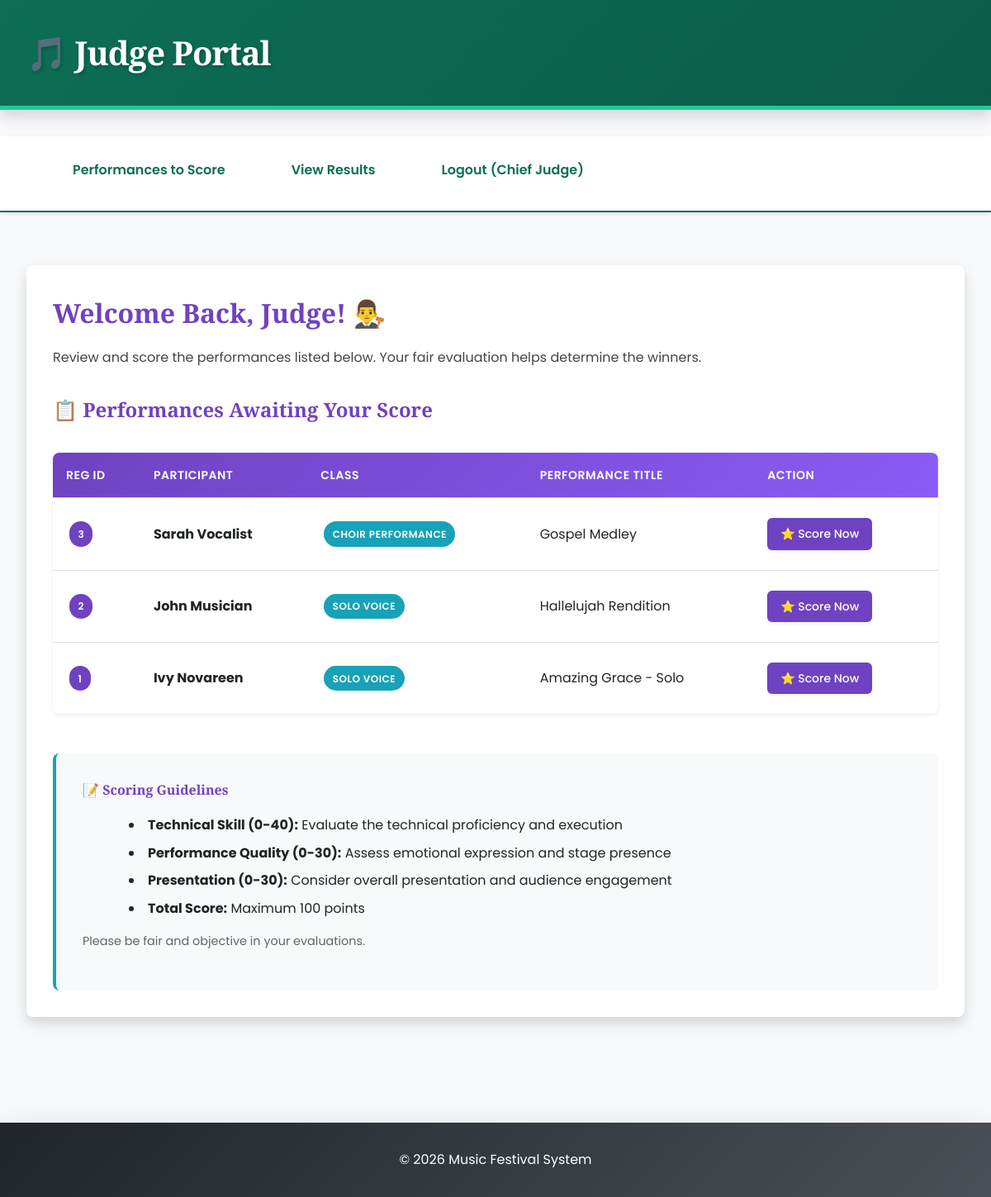
The app's page /judge_portal.php (signed in) with its own data.
### tables this page shows
CREATE TABLE IF NOT EXISTS registration (
  reg_id INT(11) NOT NULL AUTO_INCREMENT,
  user_id INT(11) NOT NULL,
  class_id INT(11) NOT NULL,
  performance_title VARCHAR(150) NOT NULL,
  performance_description TEXT,
  duration_minutes INT(11),
  song_artist VARCHAR(100),
  genre VARCHAR(50),
  reg_date DATETIME DEFAULT CURRENT_TIMESTAMP,
  status ENUM('Pending','Approved','Rejected','Cancelled') DEFAULT 'Pending',
  rejection_reason VARCHAR(255),
  notes TEXT,
  PRIMARY KEY (reg_id),
  FOREIGN KEY (user_id) REFERENCES users(user_id) ON DELETE CASCADE ON UPDATE CASCADE,
  FOREIGN KEY (class_id) REFERENCES classes(class_id) ON DELETE CASCADE ON UPDATE CASCADE,
  KEY idx_user_id (user_id),
  KEY idx_class_id (class_id),
  KEY idx_status (status),
  KEY idx_reg_date (reg_date)
);

CREATE TABLE IF NOT EXISTS users (
  user_id INT(11) NOT NULL AUTO_INCREMENT,
  full_name VARCHAR(100) NOT NULL,
  email VARCHAR(100) NOT NULL UNIQUE,
  password VARCHAR(255) NOT NULL,
  role ENUM('admin','participant','judge') DEFAULT 'participant',
  phone VARCHAR(20),
  address VARCHAR(255),
  city VARCHAR(50),
  state VARCHAR(50),
  country VARCHAR(50),
  bio TEXT,
  profile_pic VARCHAR(255),
  is_active TINYINT(1) DEFAULT 1,
  last_login DATETIME,
  date_created TIMESTAMP DEFAULT CURRENT_TIMESTAMP,
  date_updated TIMESTAMP DEFAULT CURRENT_TIMESTAMP ON UPDATE CURRENT_TIMESTAMP,
  PRIMARY KEY (user_id),
  UNIQUE KEY unique_email (email),
  KEY idx_role (role),
  KEY idx_is_active (is_active)
);

CREATE TABLE IF NOT EXISTS classes (
  class_id INT(11) NOT NULL AUTO_INCREMENT,
  class_name VARCHAR(100) NOT NULL,
  description TEXT,
  category VARCHAR(50),
  max_participants INT(11),
  entry_fee DECIMAL(10,2),
  duration_minutes INT(11),
  rules TEXT,
  is_active TINYINT(1) DEFAULT 1,
  created_at TIMESTAMP DEFAULT CURRENT_TIMESTAMP,
  updated_at TIMESTAMP DEFAULT CURRENT_TIMESTAMP ON UPDATE CURRENT_TIMESTAMP,
  PRIMARY KEY (class_id),
  KEY idx_is_active (is_active)
);

### functions.php (called while the page is built, shortened)
<?php
function esc($str) {
    return htmlspecialchars(trim($str), ENT_QUOTES, 'UTF-8');
}
?>

### judge_portal.php (the view, shortened to what this page needs)
<?php
require_once 'config.php';
require_once 'functions.php';
$res = $conn->query("SELECT r.reg_id, u.full_name, c.class_name, r.performance_title FROM registration r JOIN users u ON r.user_id=u.user_id JOIN classes c ON r.class_id=c.class_id ORDER BY c.class_name");
?>
<!doctype html>
<html lang="en">
<head>
  <link rel="stylesheet" href="assets/css/style.css">
</head>
<body>
<header>
  <h1>🎵 Judge Portal</h1>
</header>
<nav>
  <ul>
    <li><a href="judge_portal.php">Performances to Score</a></li>
    <li><a href="results.php">View Results</a></li>
    <li><a href="logout.php">Logout (<?= isset($_SESSION['full_name']) ? esc($_SESSION['full_name']) : 'Judge' ?>)</a></li>
  </ul>
</nav>
<div class="container">
  <section>
    <h2>Welcome Back, Judge! 👨‍⚖️</h2>
    <p>Review and score the performances listed below. Your fair evaluation helps determine the winners.</p>
    <h3 class="mt-4">📋 Performances Awaiting Your Score</h3>
    <?php if ($res->num_rows > 0): ?>
      <div class="table-responsive">
        <table>
          <thead>
            <tr>
              <th>Reg ID</th>
              <th>Participant</th>
              <th>Class</th>
              <th>Performance Title</th>
              <th>Action</th>
            </tr>
          </thead>
          <tbody>
            <?php while($r = $res->fetch_assoc()): ?>
              <tr>
                <td>
                  <span class="badge badge-primary"><?= $r['reg_id'] ?></span>
                </td>
                <td>
                  <strong><?= esc($r['full_name']) ?></strong>
                </td>
                <td>
                  <span class="badge badge-info"><?= esc($r['class_name']) ?></span>
                </td>
                <td><?= esc($r['performance_title']) ?></td>
                <td>
                  <a class="btn btn-primary btn-sm" href="upload_result.php?reg_id=<?= $r['reg_id'] ?>">
                    ⭐ Score Now
                  </a>
                </td>
              </tr>
            <?php endwhile; ?>
          </tbody>
        </table>
      </div>
    <?php endif; ?>
    <div class="mt-5 p-4" style="background: #f8f9fa; border-radius: 8px; border-left: 4px solid var(--info-color);">
      <h4>📝 Scoring Guidelines</h4>
      <ul style="margin-left: 1.5rem;">
        <li><strong>Technical Skill (0-40):</strong> Evaluate the technical proficiency and execution</li>
        <li><strong>Performance Quality (0-30):</strong> Assess emotional expression and stage presence</li>
        <li><strong>Presentation (0-30):</strong> Consider overall presentation and audience engagement</li>
        <li><strong>Total Score:</strong> Maximum 100 points</li>
      </ul>
      <p style="margin-top: 1rem; font-size: 0.9rem; opacity: 0.7;">Please be fair and objective in your evaluations.</p>
    </div>
  </section>
</div>
<footer>&copy; <?= date('Y') ?> Music Festival System</footer>
</body>
</html>

### style.css (style rules this page uses)
:root { --primary-color: #6f42c1; --secondary-color: #20c997; --danger-color: #dc3545; --warning-color: #ffc107; --success-color: #28a745; --info-color: #17a2b8; --light-bg: #f8f9fa; --dark-text: #212529; --border-color: #dee2e6; --shadow-sm: 0 0.125rem 0.25rem rgba(0, 0, 0, 0.075); --shadow-md: 0 0.5rem 1rem rgba(0, 0, 0, 0.15); --shadow-lg: 0 1rem 3rem rgba(0, 0, 0, 0.175); --transition: all 0.3s ease; }
* { margin: 0; padding: 0; box-sizing: border-box; }
html { scroll-behavior: smooth; }
body { font-family: 'Poppins', sans-serif; color: var(--dark-text); background-color: var(--light-bg); line-height: 1.6; font-size: 16px; }
h1, h2, h3, h4, h5, h6 { font-family: 'Playfair Display', serif; font-weight: 700; margin-bottom: 1rem; color: var(--primary-color); }
h1 { font-size: 2.5rem; letter-spacing: -1px; }
h2 { font-size: 2rem; }
h3 { font-size: 1.5rem; }
p { margin-bottom: 1rem; opacity: 0.85; }
a { color: var(--primary-color); text-decoration: none; transition: var(--transition); }
header { background: linear-gradient(135deg, var(--primary-color) 0%, #8b5cf6 100%); color: white; padding: 3rem 2rem; box-shadow: var(--shadow-md); margin-bottom: 2rem; border-bottom: 5px solid var(--secondary-color); }
header h1 { color: white; margin: 0; text-shadow: 2px 2px 4px rgba(0, 0, 0, 0.2); }
nav { background-color: white; padding: 1rem 0; box-shadow: var(--shadow-sm); margin-bottom: 2rem; }
nav ul { list-style: none; display: flex; gap: 2rem; max-width: 1200px; margin: 0 auto; padding: 0 2rem; }
nav a { color: var(--primary-color); font-weight: 500; padding: 0.5rem 1rem; border-radius: 4px; transition: var(--transition); }
.container { max-width: 1200px; margin: 0 auto; padding: 2rem; }
section { margin-bottom: 3rem; padding: 2rem; background: white; border-radius: 8px; box-shadow: var(--shadow-md); }
.btn, button { display: inline-block; padding: 0.75rem 1.5rem; background-color: var(--primary-color); color: white; border: none; border-radius: 6px; font-size: 1rem; font-weight: 500; cursor: pointer; transition: var(--transition); text-decoration: none; margin: 0.5rem 0.5rem 0.5rem 0; box-shadow: var(--shadow-sm); }
.btn-sm { padding: 0.5rem 1rem; font-size: 0.875rem; }
table { width: 100%; border-collapse: collapse; background: white; margin: 2rem 0; box-shadow: var(--shadow-sm); border-radius: 8px; overflow: hidden; }
thead { background: linear-gradient(135deg, var(--primary-color) 0%, #8b5cf6 100%); color: white; }
th, td { padding: 1rem; text-align: left; border-bottom: 1px solid var(--border-color); }
th { font-weight: 600; text-transform: uppercase; font-size: 0.875rem; letter-spacing: 0.5px; }
tbody tr { transition: var(--transition); }
tbody tr:last-child td { border-bottom: none; }
ul, ol { margin: 1rem 0; padding-left: 2rem; }
li { margin-bottom: 0.5rem; list-style-position: inside; }
footer, .footer { background: linear-gradient(135deg, #212529 0%, #495057 100%); color: white; text-align: center; padding: 2rem; margin-top: 3rem; box-shadow: var(--shadow-lg); }
.badge { display: inline-block; padding: 0.35rem 0.65rem; background-color: var(--primary-color); color: white; border-radius: 50px; font-size: 0.75rem; font-weight: 600; text-transform: uppercase; letter-spacing: 0.5px; margin: 0 0.25rem; }
.badge-primary { background-color: var(--primary-color); }
.badge-info { background-color: var(--info-color); }
.mt-4 { margin-top: 2rem; }
.mt-5 { margin-top: 3rem; }
.p-4 { padding: 2rem; }

### judge_portal.php (style rules this page uses)
header { background: linear-gradient(135deg, #0d6e55 0%, #0a5c49 100%); color: white; padding: 2rem; }
nav { background: rgba(255, 255, 255, 0.95); padding: 1rem 2rem; border-bottom: 2px solid #0d6e55; box-shadow: 0 2px 4px rgba(0, 0, 0, 0.1); }
nav a { color: #0d6e55; padding: 0.75rem 1.5rem; text-decoration: none; border-radius: 6px; font-weight: 600; display: inline-block; transition: all 0.3s ease; }

### records on screen
registration: reg_id "3", user.full_name "Sarah Vocalist", class.class_name "CHOIR PERFORMANCE", performance_title "Gospel Medley"
registration: reg_id "2", user.full_name "John Musician", class.class_name "SOLO VOICE", performance_title "Hallelujah Rendition"
registration: reg_id "1", user.full_name "Ivy Novareen", class.class_name "SOLO VOICE", performance_title "Amazing Grace - Solo"

### other values on screen
$_SESSION['full_name'] "Chief Judge"
